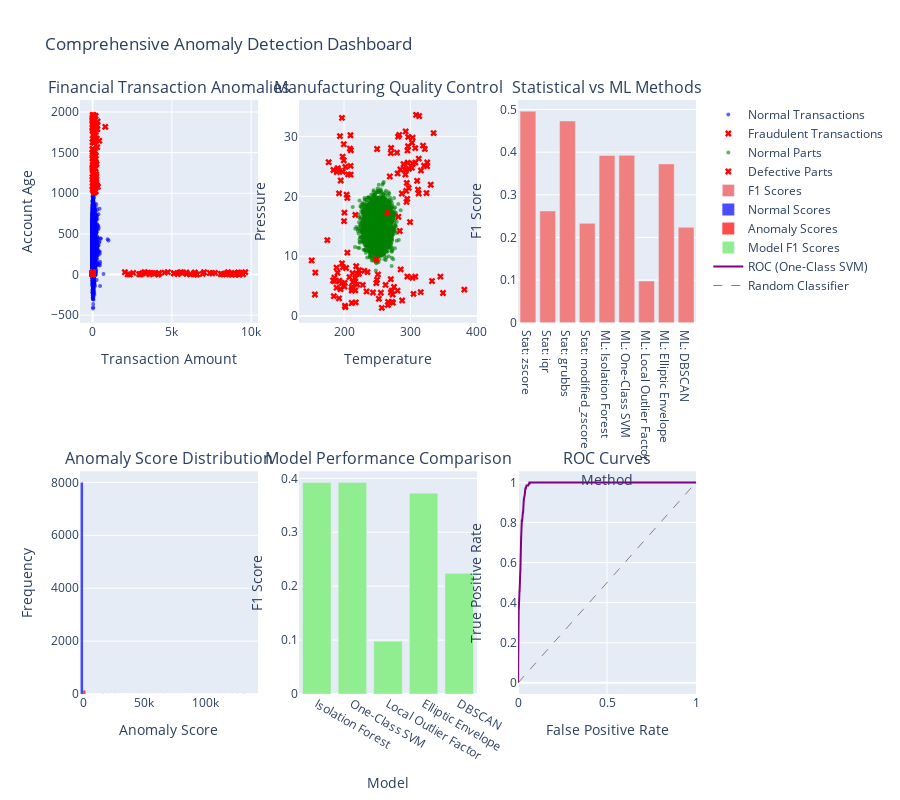

This figure's notebook cell:
### Code cell
# 4. COMPREHENSIVE ANOMALY DETECTION DASHBOARD
print(" 4. COMPREHENSIVE ANOMALY DETECTION DASHBOARD")
print("=" * 49)

# Create comprehensive anomaly detection dashboard
fig = make_subplots(
 rows=2, cols=3,
 subplot_titles=[
 'Financial Transaction Anomalies',
 'Manufacturing Quality Control',
 'Statistical vs ML Methods',
 'Anomaly Score Distribution',
 'Model Performance Comparison',
 'ROC Curves'
 ],
 specs=[[{"secondary_y": False}, {"secondary_y": False}, {"secondary_y": False}],
 [{"secondary_y": False}, {"secondary_y": False}, {"secondary_y": False}]]
)

# 1. Financial Transaction Anomalies (Scatter plot)
fraud_mask = financial_df['is_fraud'] == 1
normal_mask = financial_df['is_fraud'] == 0

fig.add_trace(
 go.Scatter(
 x=financial_df[normal_mask]['transaction_amount'],
 y=financial_df[normal_mask]['account_age_days'],
 mode='markers',
 name='Normal Transactions',
 marker=dict(color='blue', size=4, opacity=0.6)
 ),
 row=1, col=1
)

fig.add_trace(
 go.Scatter(
 x=financial_df[fraud_mask]['transaction_amount'],
 y=financial_df[fraud_mask]['account_age_days'],
 mode='markers',
 name='Fraudulent Transactions',
 marker=dict(color='red', size=6, symbol='x')
 ),
 row=1, col=1
)

# 2. Manufacturing Quality Control
defective_mask = manufacturing_df['is_defective'] == 1
normal_parts_mask = manufacturing_df['is_defective'] == 0

fig.add_trace(
 go.Scatter(
 x=manufacturing_df[normal_parts_mask]['temperature'],
 y=manufacturing_df[normal_parts_mask]['pressure'],
 mode='markers',
 name='Normal Parts',
 marker=dict(color='green', size=4, opacity=0.6)
 ),
 row=1, col=2
)

fig.add_trace(
 go.Scatter(
 x=manufacturing_df[defective_mask]['temperature'],
 y=manufacturing_df[defective_mask]['pressure'],
 mode='markers',
 name='Defective Parts',
 marker=dict(color='red', size=6, symbol='x')
 ),
 row=1, col=2
)

# 3. Statistical vs ML Methods Comparison
methods = []
f1_scores = []

# Add statistical methods
for method, results in stat_results.items():
    if 'f1' in results:
        methods.append(f"Stat: {method}")
        f1_scores.append(results['f1'])

# Add ML methods
for method, results in financial_results.items():
    if results and results['f1'] is not None:
        methods.append(f"ML: {method}")
        f1_scores.append(results['f1'])

fig.add_trace(
 go.Bar(
 x=methods,
 y=f1_scores,
 name='F1 Scores',
 marker_color='lightcoral'
 ),
 row=1, col=3
)

# 4. Anomaly Score Distribution
if best_financial_model and financial_results[best_financial_model]:
    # Get scores from the best financial model
    best_model = financial_results[best_financial_model]['model']
    try:
        if hasattr(best_model, 'decision_function'):
            all_scores = -best_model.decision_function(X_financial_scaled)
        elif hasattr(best_model, 'score_samples'):
            all_scores = -best_model.score_samples(X_financial_scaled)
        else:
            all_scores = ensemble_scores

        normal_scores = all_scores[financial_df['is_fraud'] == 0]
        anomaly_scores = all_scores[financial_df['is_fraud'] == 1]

        fig.add_trace(
            go.Histogram(
                x=normal_scores,
                name='Normal Scores',
                opacity=0.7,
                marker_color='blue',
                nbinsx=30
            ),
            row=2, col=1
        )

        fig.add_trace(
            go.Histogram(
                x=anomaly_scores,
                name='Anomaly Scores',
                opacity=0.7,
                marker_color='red',
                nbinsx=30
            ),
            row=2, col=1
        )
    except Exception as e:
        # Fallback to ensemble scores if model fails
        all_scores = ensemble_scores
        normal_scores = all_scores[financial_df['is_fraud'] == 0]
        anomaly_scores = all_scores[financial_df['is_fraud'] == 1]

        fig.add_trace(
            go.Histogram(
                x=normal_scores,
                name='Normal Scores',
                opacity=0.7,
                marker_color='blue',
                nbinsx=30
            ),
            row=2, col=1
        )

        fig.add_trace(
            go.Histogram(
                x=anomaly_scores,
                name='Anomaly Scores',
                opacity=0.7,
                marker_color='red',
                nbinsx=30
            ),
            row=2, col=1
        )

# 5. Model Performance Comparison
model_names = []
model_f1_scores = []

for method, results in financial_results.items():
    if results and results['f1'] is not None:
        model_names.append(method)
        model_f1_scores.append(results['f1'])

fig.add_trace(
    go.Bar(
        x=model_names,
        y=model_f1_scores,
        name='Model F1 Scores',
        marker_color='lightgreen'
    ),
    row=2, col=2
)

# 6. ROC Curve
if best_financial_model and financial_results[best_financial_model]:
    y_true = financial_df['is_fraud']
    try:
        fpr, tpr, _ = roc_curve(y_true, all_scores)

        fig.add_trace(
            go.Scatter(
                x=fpr,
                y=tpr,
                mode='lines',
                name=f'ROC ({best_financial_model})',
                line=dict(color='purple', width=2)
            ),
            row=2, col=3
        )

        # Add diagonal reference line
        fig.add_trace(
            go.Scatter(
                x=[0, 1],
                y=[0, 1],
                mode='lines',
                name='Random Classifier',
                line=dict(color='gray', width=1, dash='dash')
            ),
            row=2, col=3
        )
    except Exception as e:
        print(f"ROC curve error: {e}")
        pass

# Update layout
fig.update_layout(
 height=800,
 title="Comprehensive Anomaly Detection Dashboard",
 showlegend=True
)

# Update axis labels
fig.update_xaxes(title_text="Transaction Amount", row=1, col=1)
fig.update_xaxes(title_text="Temperature", row=1, col=2)
fig.update_xaxes(title_text="Method", row=1, col=3)
fig.update_xaxes(title_text="Anomaly Score", row=2, col=1)
fig.update_xaxes(title_text="Model", row=2, col=2)
fig.update_xaxes(title_text="False Positive Rate", row=2, col=3)

fig.update_yaxes(title_text="Account Age", row=1, col=1)
fig.update_yaxes(title_text="Pressure", row=1, col=2)
fig.update_yaxes(title_text="F1 Score", row=1, col=3)
fig.update_yaxes(title_text="Frequency", row=2, col=1)
fig.update_yaxes(title_text="F1 Score", row=2, col=2)
fig.update_yaxes(title_text="True Positive Rate", row=2, col=3)

fig.show()

### Figure 1 — Plotly figure (JSON) as saved in the notebook; plotly's stock layout.template omitted (floating-point values rounded to 4 significant figures; data arrays with more than 128 entries replaced by an {"elided": "..."} marker saying what was removed)
{"data": [{"marker": {"color": "blue", "opacity": 0.6, "size": 4}, "mode": "markers", "name": "Normal Transactions", "type": "scatter", "x": {"elided": "8000 float values"}, "xaxis": "x", "y": {"elided": "8000 float values"}, "yaxis": "y"}, {"marker": {"color": "red", "size": 6, "symbol": "x"}, "mode": "markers", "name": "Fraudulent Transactions", "type": "scatter", "x": {"elided": "200 float values"}, "xaxis": "x", "y": {"elided": "200 float values"}, "yaxis": "y"}, {"marker": {"color": "green", "opacity": 0.6, "size": 4}, "mode": "markers", "name": "Normal Parts", "type": "scatter", "x": {"elided": "5000 float values"}, "xaxis": "x2", "y": {"elided": "5000 float values"}, "yaxis": "y2"}, {"marker": {"color": "red", "size": 6, "symbol": "x"}, "mode": "markers", "name": "Defective Parts", "type": "scatter", "x": {"elided": "150 float values"}, "xaxis": "x2", "y": {"elided": "150 float values"}, "yaxis": "y2"}, {"marker": {"color": "lightcoral"}, "name": "F1 Scores", "type": "bar", "x": ["Stat: zscore", "Stat: iqr", "Stat: grubbs", "Stat: modified_zscore", "ML: Isolation Forest", "ML: One-Class SVM", "ML: Local Outlier Factor", "ML: Elliptic Envelope", "ML: DBSCAN"], "xaxis": "x3", "y": [0.4962, 0.2623, 0.4733, 0.2332, 0.3922, 0.3925, 0.09804, 0.3725, 0.2238], "yaxis": "y3"}, {"marker": {"color": "blue"}, "name": "Normal Scores", "nbinsx": 30, "opacity": 0.7, "type": "histogram", "x": {"elided": "8000 float values"}, "xaxis": "x4", "yaxis": "y4"}, {"marker": {"color": "red"}, "name": "Anomaly Scores", "nbinsx": 30, "opacity": 0.7, "type": "histogram", "x": {"elided": "200 float values"}, "xaxis": "x4", "yaxis": "y4"}, {"marker": {"color": "lightgreen"}, "name": "Model F1 Scores", "type": "bar", "x": ["Isolation Forest", "One-Class SVM", "Local Outlier Factor", "Elliptic Envelope", "DBSCAN"], "xaxis": "x5", "y": [0.3922, 0.3925, 0.09804, 0.3725, 0.2238], "yaxis": "y5"}, {"line": {"color": "purple", "width": 2}, "mode": "lines", "name": "ROC (One-Class SVM)", "type": "scatter", "x": {"elided": "198 float values"}, "xaxis": "x6", "y": {"elided": "198 float values"}, "yaxis": "y6"}, {"line": {"color": "gray", "dash": "dash", "width": 1}, "mode": "lines", "name": "Random Classifier", "type": "scatter", "x": [0, 1], "xaxis": "x6", "y": [0, 1], "yaxis": "y6"}], "layout": {"annotations": [{"font": {"size": 16}, "showarrow": false, "text": "Financial Transaction Anomalies", "x": 0.1444, "xanchor": "center", "xref": "paper", "y": 1, "yanchor": "bottom", "yref": "paper"}, {"font": {"size": 16}, "showarrow": false, "text": "Manufacturing Quality Control", "x": 0.5, "xanchor": "center", "xref": "paper", "y": 1, "yanchor": "bottom", "yref": "paper"}, {"font": {"size": 16}, "showarrow": false, "text": "Statistical vs ML Methods", "x": 0.8556, "xanchor": "center", "xref": "paper", "y": 1, "yanchor": "bottom", "yref": "paper"}, {"font": {"size": 16}, "showarrow": false, "text": "Anomaly Score Distribution", "x": 0.1444, "xanchor": "center", "xref": "paper", "y": 0.375, "yanchor": "bottom", "yref": "paper"}, {"font": {"size": 16}, "showarrow": false, "text": "Model Performance Comparison", "x": 0.5, "xanchor": "center", "xref": "paper", "y": 0.375, "yanchor": "bottom", "yref": "paper"}, {"font": {"size": 16}, "showarrow": false, "text": "ROC Curves", "x": 0.8556, "xanchor": "center", "xref": "paper", "y": 0.375, "yanchor": "bottom", "yref": "paper"}], "height": 800, "showlegend": true, "title": {"text": "Comprehensive Anomaly Detection Dashboard"}, "xaxis": {"anchor": "y", "domain": [0, 0.2889], "title": {"text": "Transaction Amount"}}, "xaxis2": {"anchor": "y2", "domain": [0.3556, 0.6444], "title": {"text": "Temperature"}}, "xaxis3": {"anchor": "y3", "domain": [0.7111, 1], "title": {"text": "Method"}}, "xaxis4": {"anchor": "y4", "domain": [0, 0.2889], "title": {"text": "Anomaly Score"}}, "xaxis5": {"anchor": "y5", "domain": [0.3556, 0.6444], "title": {"text": "Model"}}, "xaxis6": {"anchor": "y6", "domain": [0.7111, 1], "title": {"text": "False Positive Rate"}}, "yaxis": {"anchor": "x", "domain": [0.625, 1], "title": {"text": "Account Age"}}, "yaxis2": {"anchor": "x2", "domain": [0.625, 1], "title": {"text": "Pressure"}}, "yaxis3": {"anchor": "x3", "domain": [0.625, 1], "title": {"text": "F1 Score"}}, "yaxis4": {"anchor": "x4", "domain": [0, 0.375], "title": {"text": "Frequency"}}, "yaxis5": {"anchor": "x5", "domain": [0, 0.375], "title": {"text": "F1 Score"}}, "yaxis6": {"anchor": "x6", "domain": [0, 0.375], "title": {"text": "True Positive Rate"}}}}
